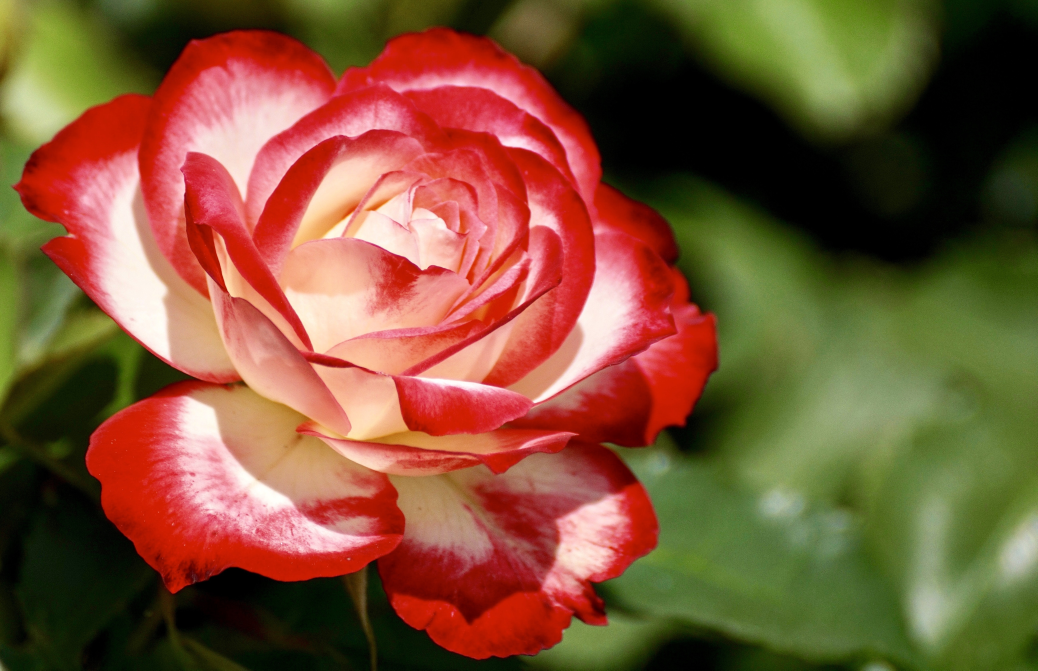
#> input picture Images/Flower.jpg, 5188 x 3352 px (shown at 1/5 size)
$ python Histogram_equalization.py
#> lines starting #> are read from the running program, lines starting #| are printed output that depends on the picture
######################## P&P CODING LABORATORY ##################################
import cv2
import numpy as np
import math
from matplotlib import pyplot as plt


flower = cv2.imread("Images/Flower.jpg")
#> flower is the input picture: shape (3352, 5188, 3); mean B, G, R 54.7, 84.3, 125.6
flower = cv2.resize(flower, (800,600))
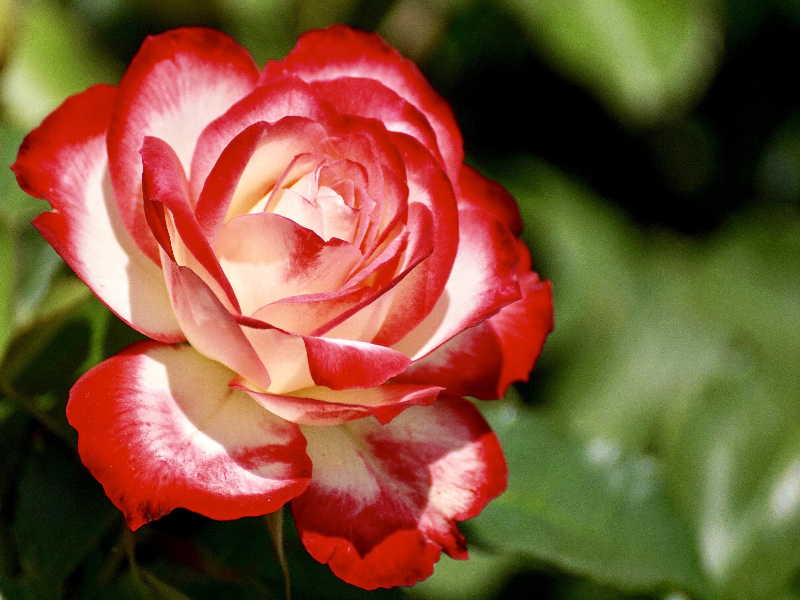
#> flower: shape (600, 800, 3); mean B, G, R 54.5, 84.1, 125.5
s= flower.shape
#> s = (600, 800, 3)
#cv2.imshow('original',flower)
flowerGray = cv2.cvtColor(flower, cv2.COLOR_BGR2GRAY)
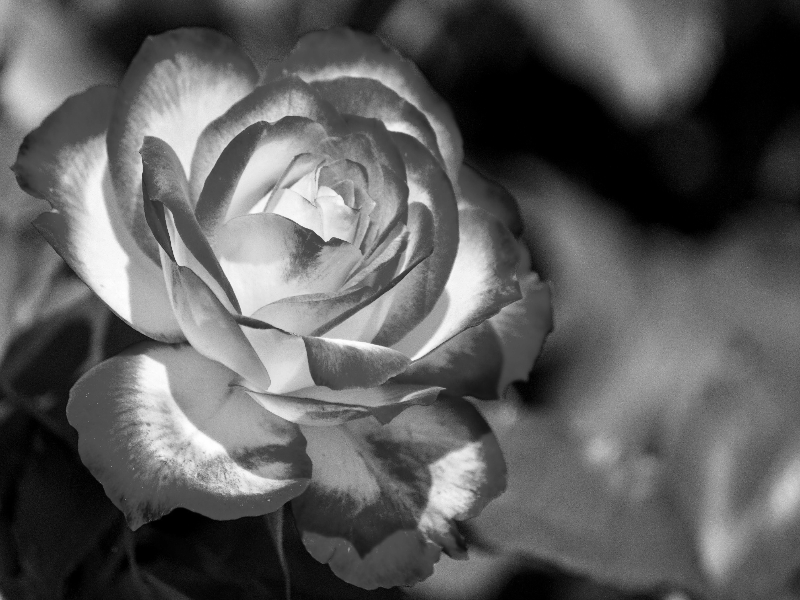
#> flowerGray: shape (600, 800); min 0, max 255, mean 93.1
flowerGray = cv2.convertScaleAbs(flowerGray, alpha=1.10 , beta=-20)
#cv2.imshow('binary',flowerGray)

def Hist(image):
    H=np.zeros(shape=(256,1))
    s = image.shape
#> s = (600, 800)
    for i in range(s[0]):
        for j in range(s[1]):
            k=image[i,j]
            H[k,0]=H[k,0]+1
#> after the loop, H = 256 values, max 21860 at index 20, min 0 at index 29, mean 1875
    return H

histg = Hist(flowerGray)
#> histg has the same summary as H in Hist
plt.plot(histg)
x = histg.reshape(1,256)
y=np.array([])
y = np.append(y,x[0,0])
#> y = [3323]

for i in range(255):
   k = x[0,i+1]+y[i]
   y=np.append(y,k)
#> this loop made 255 passes
#> k on passes 8 to 10: 42840, 47203, 51313
#> after the loop, y = 256 values from 3323 to 480000
y = np.round((y/(s[0]*s[1]))*(256-1))
#> y = 256 values from 2 to 255

for i in range(s[0]):
    for j in range(s[1]):
        k = flowerGray[i,j]
        flowerGray[i,j] = y[k]
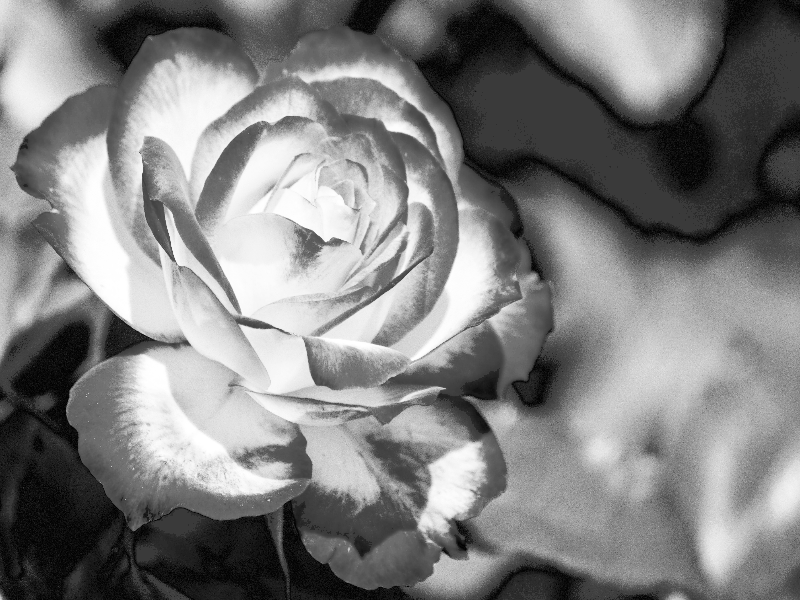
#> flowerGray: shape (600, 800); min 2, max 255, mean 128.5
equal = Hist(flowerGray)
#> equal = 256 values, max 21860 at index 58, min 0 at index 0, mean 1875
plt.plot(equal)
plt.show()
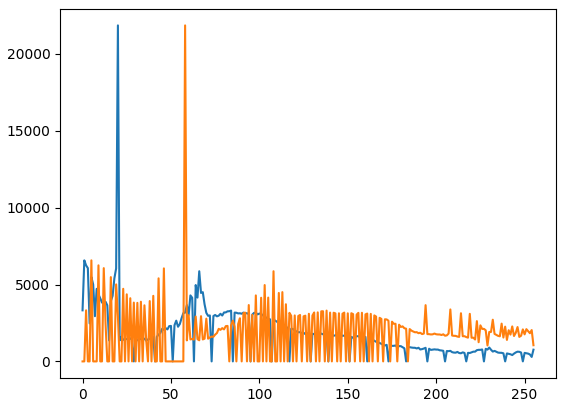
#> figure drawn by matplotlib, 1 panel; curve peaks at x = 20, y = 21860; curve peaks at x = 58, y = 21860
#cv2.imshow('myequalize',flowerGray)
#cv2.waitKey(0)

######################## P&P CODING LABORATORY ##################################
